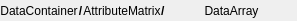
<?xml version="1.0" encoding="UTF-8"?>
<ui version="4.0">
 <class>DataArrayPathDisplay</class>
 <widget class="QWidget" name="DataArrayPathDisplay">
  <property name="geometry">
   <rect>
    <x>0</x>
    <y>0</y>
    <width>297</width>
    <height>21</height>
   </rect>
  </property>
  <property name="sizePolicy">
   <sizepolicy hsizetype="Preferred" vsizetype="Preferred">
    <horstretch>0</horstretch>
    <verstretch>0</verstretch>
   </sizepolicy>
  </property>
  <property name="windowTitle">
   <string>Data Path</string>
  </property>
  <layout class="QHBoxLayout" name="horizontalLayout">
   <property name="spacing">
    <number>0</number>
   </property>
   <property name="leftMargin">
    <number>0</number>
   </property>
   <property name="topMargin">
    <number>0</number>
   </property>
   <property name="rightMargin">
    <number>0</number>
   </property>
   <property name="bottomMargin">
    <number>0</number>
   </property>
   <item>
    <widget class="QWidget" name="dataConWidget" native="true">
     <layout class="QHBoxLayout" name="horizontalLayout_2">
      <property name="spacing">
       <number>0</number>
      </property>
      <property name="leftMargin">
       <number>0</number>
      </property>
      <property name="topMargin">
       <number>0</number>
      </property>
      <property name="rightMargin">
       <number>0</number>
      </property>
      <property name="bottomMargin">
       <number>0</number>
      </property>
      <item>
       <widget class="DataPathLabel" name="dataConPathLabel">
        <property name="sizePolicy">
         <sizepolicy hsizetype="Preferred" vsizetype="Preferred">
          <horstretch>0</horstretch>
          <verstretch>0</verstretch>
         </sizepolicy>
        </property>
        <property name="text">
         <string>DataContainer</string>
        </property>
        <property name="alignment">
         <set>Qt::AlignCenter</set>
        </property>
        <property name="margin">
         <number>4</number>
        </property>
       </widget>
      </item>
      <item>
       <widget class="QLabel" name="dataContDividerLabel">
        <property name="sizePolicy">
         <sizepolicy hsizetype="Preferred" vsizetype="Preferred">
          <horstretch>0</horstretch>
          <verstretch>0</verstretch>
         </sizepolicy>
        </property>
        <property name="font">
         <font>
          <weight>75</weight>
          <bold>true</bold>
         </font>
        </property>
        <property name="text">
         <string>/</string>
        </property>
        <property name="alignment">
         <set>Qt::AlignCenter</set>
        </property>
        <property name="margin">
         <number>2</number>
        </property>
       </widget>
      </item>
     </layout>
    </widget>
   </item>
   <item>
    <widget class="QWidget" name="attrMatWidget" native="true">
     <layout class="QHBoxLayout" name="horizontalLayout_3">
      <property name="spacing">
       <number>0</number>
      </property>
      <property name="leftMargin">
       <number>0</number>
      </property>
      <property name="topMargin">
       <number>0</number>
      </property>
      <property name="rightMargin">
       <number>0</number>
      </property>
      <property name="bottomMargin">
       <number>0</number>
      </property>
      <item>
       <widget class="DataPathLabel" name="attrMatPathLabel">
        <property name="sizePolicy">
         <sizepolicy hsizetype="Preferred" vsizetype="Preferred">
          <horstretch>0</horstretch>
          <verstretch>0</verstretch>
         </sizepolicy>
        </property>
        <property name="text">
         <string>AttributeMatrix</string>
        </property>
        <property name="alignment">
         <set>Qt::AlignCenter</set>
        </property>
        <property name="margin">
         <number>4</number>
        </property>
       </widget>
      </item>
      <item>
       <widget class="QLabel" name="attrDividerLabel">
        <property name="font">
         <font>
          <weight>75</weight>
          <bold>true</bold>
         </font>
        </property>
        <property name="text">
         <string>/</string>
        </property>
        <property name="margin">
         <number>2</number>
        </property>
       </widget>
      </item>
     </layout>
    </widget>
   </item>
   <item>
    <widget class="DataPathLabel" name="dataArrayPathLabel">
     <property name="sizePolicy">
      <sizepolicy hsizetype="MinimumExpanding" vsizetype="Preferred">
       <horstretch>0</horstretch>
       <verstretch>0</verstretch>
      </sizepolicy>
     </property>
     <property name="text">
      <string>DataArray</string>
     </property>
     <property name="alignment">
      <set>Qt::AlignCenter</set>
     </property>
     <property name="margin">
      <number>4</number>
     </property>
    </widget>
   </item>
  </layout>
 </widget>
 <customwidgets>
  <customwidget>
   <class>DataPathLabel</class>
   <extends>QLabel</extends>
   <header location="global">SVWidgetsLib/Widgets/DataPathLabel.h</header>
  </customwidget>
 </customwidgets>
 <resources/>
 <connections/>
</ui>
